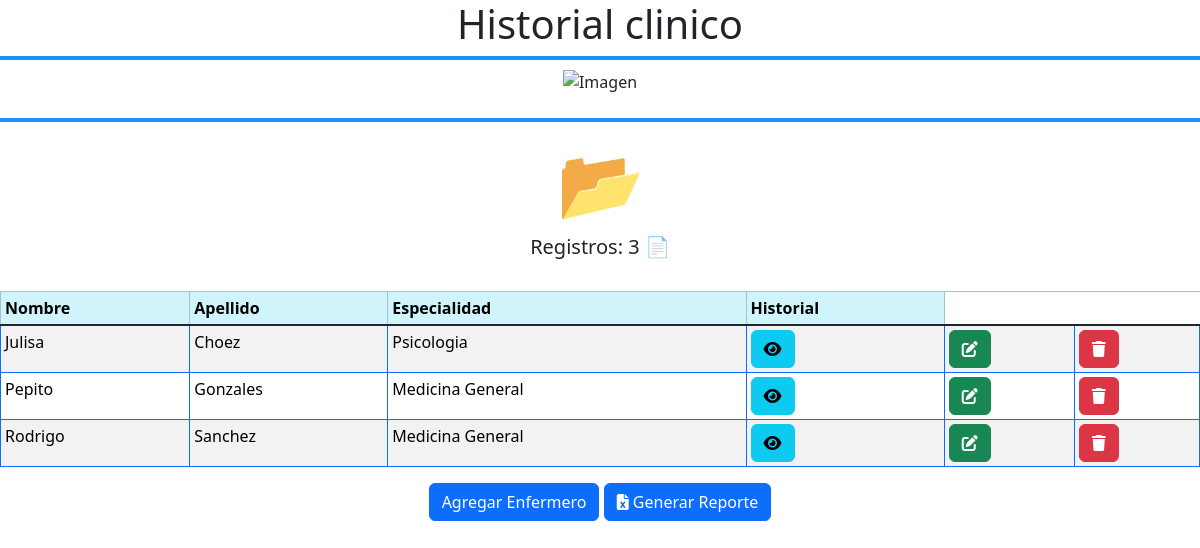
The page / on the database its author committed.
### enfermeros/models.py (models this page shows)
class Enfermero(models.Model):
    GENERO = [
        ("M", "Masculino"),
        ("F", "Femenino"),
    ]
    cedula = models.CharField(max_length=50)
    nombre = models.CharField(max_length=50)
    apellido = models.CharField(max_length=50)
    genero = models.CharField(max_length=1, choices=GENERO, null=True)
    especialidad = models.CharField(max_length=20)
    celular = models.CharField(max_length=50)
    correo = models.CharField(max_length=50)
    dato = models.ForeignKey(Datos, on_delete=models.SET_NULL, null=True)
    antecedentes = models.ForeignKey(Enfermedad, on_delete=models.SET_NULL, null=True)
    activo = models.BooleanField(default=True)

### webapp/views.py (the view)
# urls.py: path('', bienvenida2, name='inicio'),
def bienvenida2(request):
    cantidad_enfermeros = Enfermero.objects.count()
    enfermeros = Enfermero.objects.all()
    enfermeros = Enfermero.objects.order_by('apellido', 'nombre')
    print(f'Cantidad enfermeros: {cantidad_enfermeros}')
    dict_datos = {'cantidad_enfermeros': cantidad_enfermeros, 'enfermeros': enfermeros}
    pagina = loader.get_template('bienvenida.html')
    return HttpResponse(pagina.render(dict_datos, request))

### webapp/templates/bienvenida.html (shortened to what this page needs)
<!DOCTYPE html>
<html lang="en">
<head>
    {% load static %}
    <link href="{% static 'fontawesomefree/css/fontawesome.css' %}" rel="stylesheet" type="text/css">
    <link href="{% static 'fontawesomefree/css/brands.css' %}" rel="stylesheet" type="text/css">
    <link href="{% static 'fontawesomefree/css/solid.css' %}" rel="stylesheet" type="text/css">
    <link href="https://cdn.jsdelivr.net/npm/bootstrap@5.3.2/dist/css/bootstrap.min.css" rel="stylesheet">
</head>
<body>
    <div class="panel panel-primary" align="center">
    <div class="panel-heading">
    <h1>Historial clinico</h1>
    </div>
<h1 style="border:2px solid DodgerBlue;"> </h1>
<img src="https://img.freepik.com/vector-gratis/medicos-enfermeras-planas-organicas_23-2148915033.jpg?size=626&ext=jpg&ga=GA1.1.1880011253.1699056000&semt=ais" alt="Imagen" width="450" height="275">
        <br>
        <br>
<h1 style="border:2px solid DodgerBlue;"> </h1>
        <span style='font-size:70px;'>&#128194;</span>
        <h5>Registros: {{cantidad_enfermeros}} &#128196;</h5>
</div>
    <br>
<table class="table table-hover table-striped table-bordered border-primary table-sm" style="width:100%">
    <thead>
        <tr scope="row" class="table-info">
            <th scope="col">Nombre</th>
            <th scope="col">Apellido</th>
            <th scope="col">Especialidad</th>
             <th scope="col">Historial</th>
        </tr>
    </thead>
    <tbody class="table-group-divider">
        {% for enfermero in enfermeros %}
            <tr scope="row">
                <td>{{enfermero.nombre}}</td>
                <td>{{enfermero.apellido}}</td>
                <td>{{enfermero.especialidad|default_if_none:"-" }}</td>
                <td><a href="ver_enfermero/{{enfermero.id}}" class="btn btn-info"><i class="fa-solid fa-eye"></i></a> </td>
                <td><a href="modificar_enfermero/{{enfermero.id}}" class="btn btn-success"><i class="fa-solid fa-pen-to-square"></i></a></td>
                <td><a href="eliminar_enfermero/{{enfermero.id}}" class="btn btn-danger"><i class="fa-solid fa-trash"></i></a></td>
            </tr>
        {% endfor %}
    </tbody>
</table>
<div align="center" class="">
    <a href="agregar_enfermero/" class="btn btn-primary"> Agregar Enfermero </a>
    <a href="generar_reporte/" class="btn btn-primary"><i class="fas fa-file-excel"> </i> Generar Reporte </a>
</div>
</body>
</html>

### rows shown on the page
Enfermero: nombre "Julisa", apellido "Choez", especialidad "Psicologia"
Enfermero: nombre "Pepito", apellido "Gonzales", especialidad "Medicina General"
Enfermero: nombre "Rodrigo", apellido "Sanchez", especialidad "Medicina General"

### other values the page prints
{{ cantidad_enfermeros }} "3"
